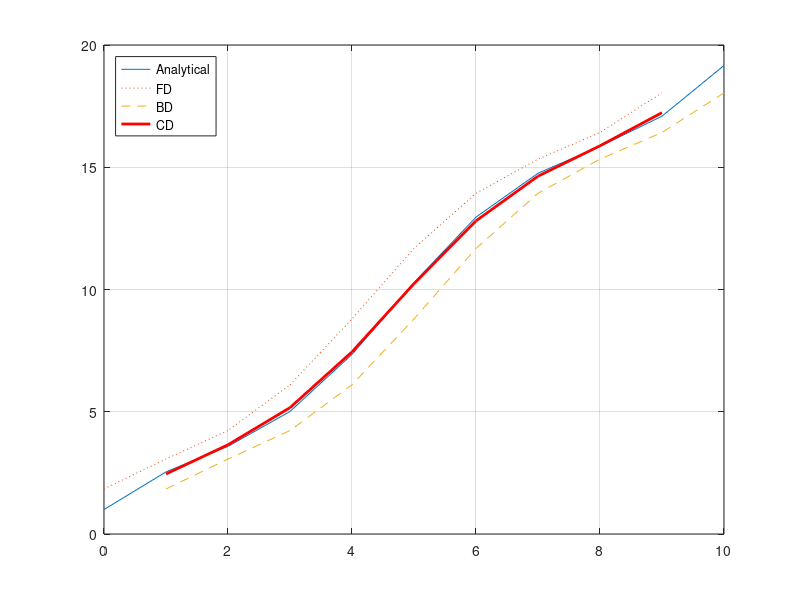

The MATLAB source for this figure:
clc
clear
dx =1;
x=0:dx:10;
y = sin(x)+x.^2;    %original function
dydx = cos(x)+2*x;  %analytical 1st order derivative

fd_dydx = (y(2:end)-y(1:end-1))/dx;   %forward difference for the derivative using matrices instead of loop
bd_dydx = diff(y)/dx;   %backward difference approximation for the derivative
cd_dydx = (y(3:end)-y(1:end-2))/(2*dx);

%x shifts the graph forward/backward. x starts and ends at different points
%so the fd and bd graphs appear on each side of the analytical plot.
plot(x,dydx,x(1:end-1),fd_dydx,':',x(2:end),bd_dydx,'--',x(2:end-1),cd_dydx,'r','linewidth',2); 

legend('Analytical','FD','BD','CD','location','northwest');
grid on;